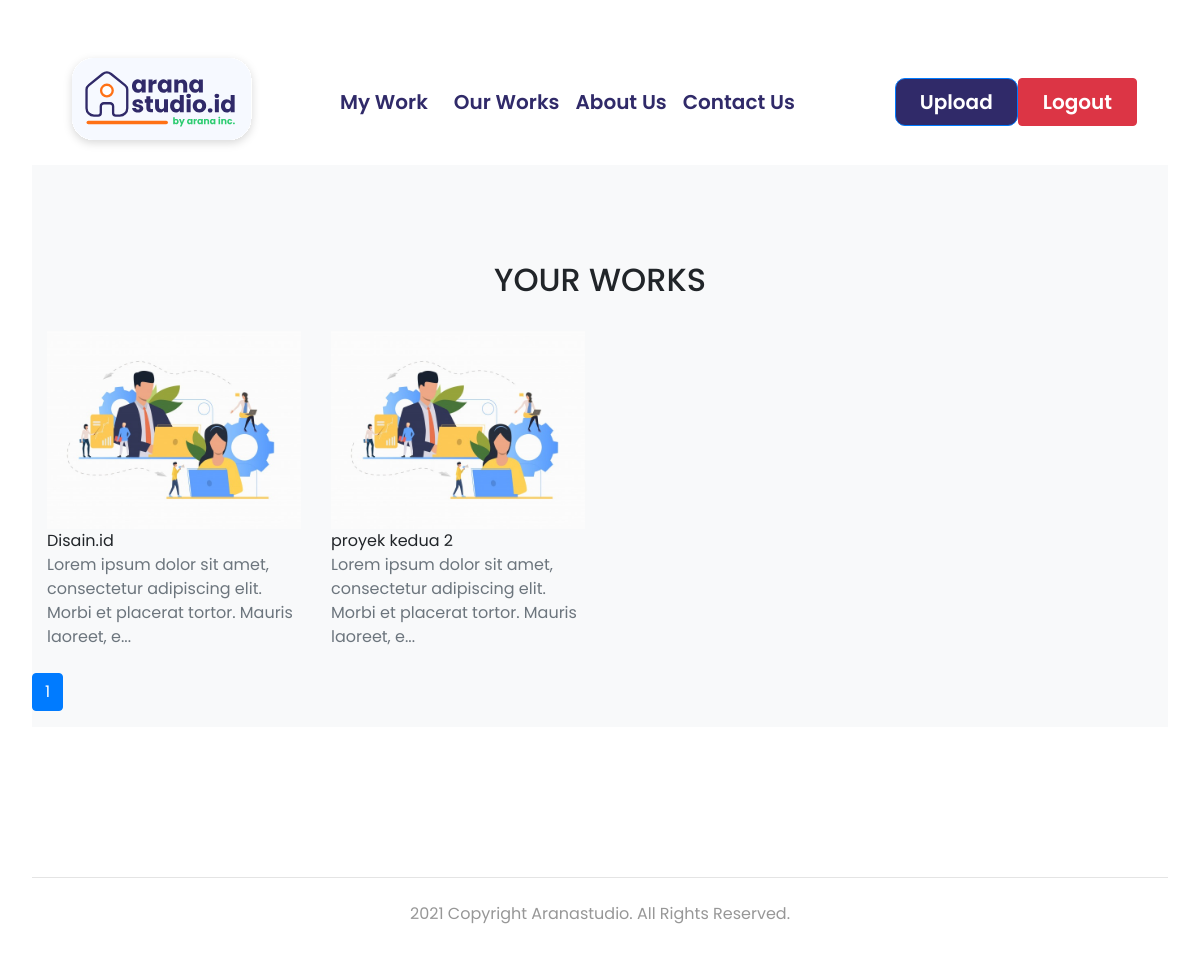
Page /mywork.php (signed in) on the committed database.
### tables this page shows
CREATE TABLE `post` (
  `id` int(11) NOT NULL,
  `user_id` int(100) NOT NULL,
  `judul` varchar(100) NOT NULL,
  `link` varchar(255) NOT NULL,
  `kategori` varchar(50) NOT NULL,
  `gambar` varchar(255) NOT NULL,
  `deskripsi` text NOT NULL
);

### mywork.php (the view, shortened to what this page needs)
<?php
include "header.php";
?>
<section class="page-section bg-light" id="portfolio">
  <div class="container">
    <div class="text-center" style="margin-top: auto;">
      <br><br><br><br>
      <h2 class="section-heading text-uppercase">Your Works </h2> <br>
    </div>
    <div class="row">
      <?php
      $batas   = 10;
      $halaman = @$_GET['halaman'];
      if (empty($halaman)) {
        $posisi  = 0;
        $halaman = 1;
      } else {
        $posisi  = ($halaman - 1) * $batas;
      }
      $sql = "select * from post where user_id=$user_id limit $posisi,$batas";
      $hasil = mysqli_query($conn, $sql);
      while ($data = mysqli_fetch_array($hasil)) {
      ?>
        <div class="col-lg-3 col-sm-6 mb-4" data-aos="zoom-in">
          <div class="portfolio-item">
            <a class="portfolio-link" data-bs-toggle="modal" href="detail.php?id=<?= $data['id'] ?>">
              <div class="zoom">
                <img class="img-fluid" src="asset/<?= $data['gambar'] ?>" alt="..." />
              </div>
            </a>
            <div class="portfolio-caption">
              <div class="portfolio-caption-heading"><?= $data['judul'] ?></div>
              <div class="portfolio-caption-subheading text-muted"><?= substr($data['deskripsi'], 0, 100) . "..." ?></div>
            </div>
          </div>
        </div>
      <?php }
      ?>
      <div class="pagination col-12" >
        <?php
        $query2     = mysqli_query($conn, "select * from post where user_id=$user_id");
        $jmldata    = mysqli_num_rows($query2);
        $jmlhalaman = ceil($jmldata / $batas)
        ?>
        <ul class="pagination">
          <?php
          for ($i = 1; $i <= $jmlhalaman; $i++) {
            if ($i != $halaman) {
              echo "<li class='page-item'><a class='page-link' href='mywork.php?halaman=$i'>$i</a></li>";
            } else {
              echo "<li class='page-item active'><a class='page-link' href='#'>$i</a></li>";
            }
          }
          ?>
        </ul>
      </div>
</section>
<footer>
  <div class="container">
    <div class="row">
      <div class="col-12 text-center">
        <p class="pt-4 pb-2">
          2021 Copyright Aranastudio. All Rights Reserved.
        </p>
      </div>
    </div>
  </div>
</footer>
</body>
</html>

### upload.css (style rules this page uses)
*, *:before, *:after { -moz-box-sizing: border-box; -webkit-box-sizing: border-box; box-sizing: border-box; }
html, body { font-family: 'Merriweather', sans-serif; padding: 1em; }

### header.php (style rules this page uses)
.zoom { overflow: hidden; margin: 0 auto; }
.zoom img { width: 100%; transition: 0.5s all ease-in-out; }

### rows in the picture
post: gambar (picture), judul "Disain.id", deskripsi "Lorem ipsum dolor sit amet, consectetur adipiscing elit. Morbi et placerat tortor. Mauris laoreet, e"
post: gambar (picture), judul "proyek kedua 2", deskripsi "Lorem ipsum dolor sit amet, consectetur adipiscing elit. Morbi et placerat tortor. Mauris laoreet, e"
